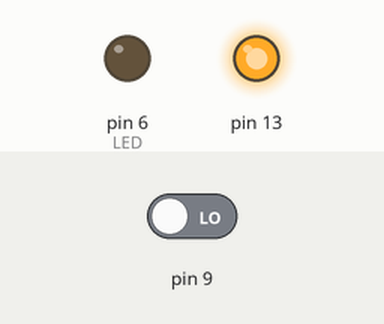
This sketch was run on a simulated Arduino Uno, built with avr-gcc and run on an emulated ATmega328P. On the bench: output pins drawn as LEDs (lit = HIGH). The inputs (shaded band) are chosen by the test bench; at power-on: pin 9 LOW.

Above: at 1.2 s.
1.3 s: pin 9 driven HIGH
At 2.3 s:
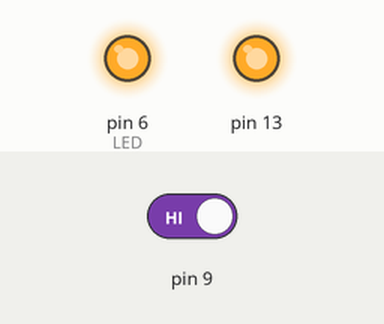
2.8 s: pin 9 driven LOW
At 3.4 s:
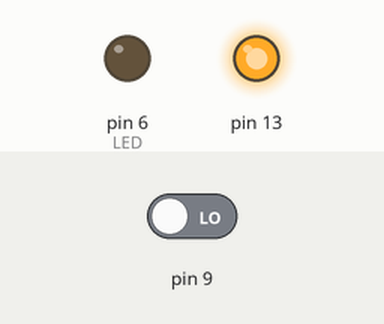
Timing chart, 0 to 5.8 s (numbered marks = the images above; inputs shaded):
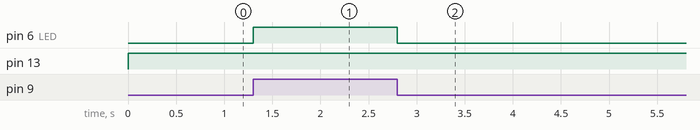

Measured:
- after the input at 1.3 s, pin 6 (LED): LOW → HIGH at once
- after the input at 2.8 s, pin 6 (LED): HIGH → LOW at once

The sketch:

coin_laser_check.ino
```cpp
const int LED = 6;
void setup() {
  // put your setup code here, to run once:
  pinMode(13,OUTPUT);
  pinMode(6,OUTPUT);
  pinMode(9,INPUT);

}

void loop() {
  // put your main code here, to run repeatedly:
  digitalWrite(13, HIGH);  // 打開鐳射頭
  if(digitalRead(9)==HIGH){ //pullup電路,如果光敏電阻沒有接受到雷射
    digitalWrite(LED, HIGH);
  }
  else{//如果光敏電阻有接受到雷射
    digitalWrite(LED, LOW);//
  }

}
```
